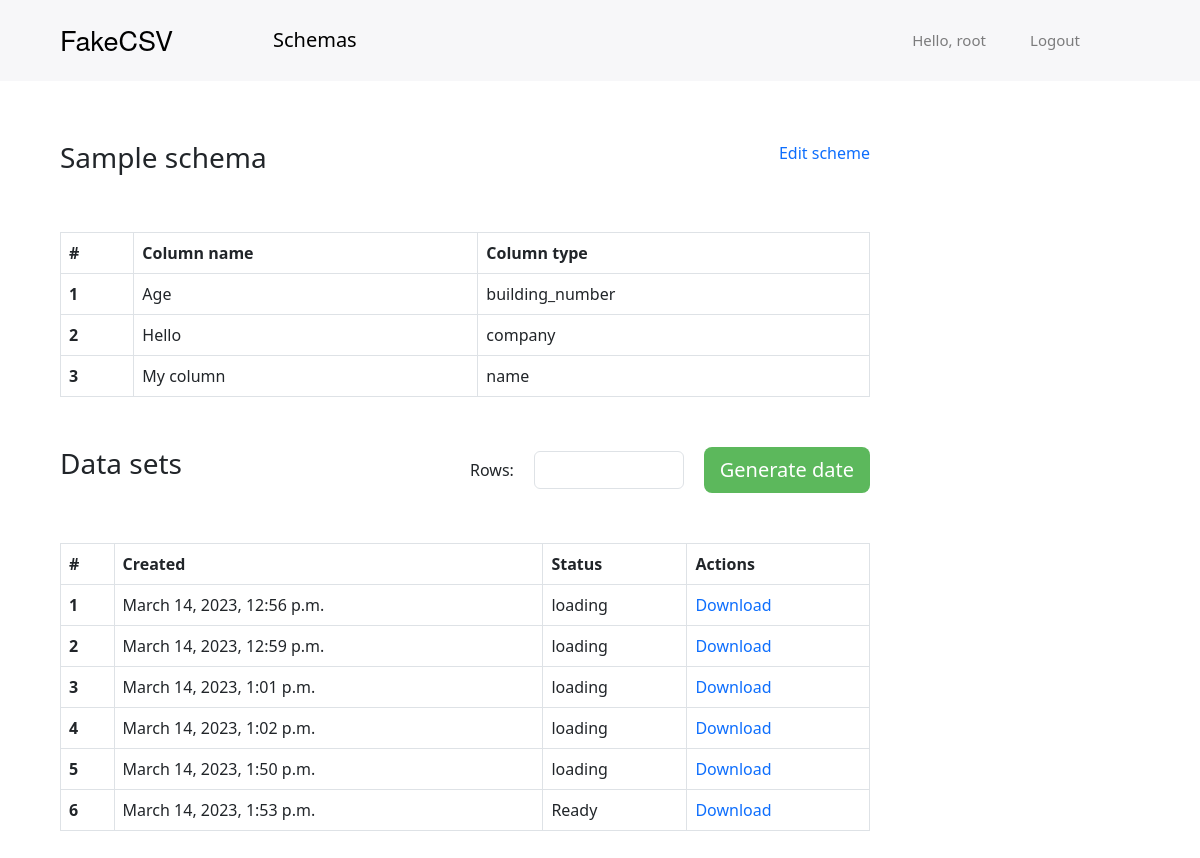
Page /data_sets/11/ (signed in) on the committed database.
### app/models.py (models this page shows, shortened)
class SchemaColumn(models.Model):
    column_name = models.CharField(max_length=50)
    type = models.CharField(max_length=20)
    order = models.IntegerField()
    min_number = models.IntegerField(blank=True, null=True)
    max_number = models.IntegerField(blank=True, null=True)
    table = models.ForeignKey(Schema, on_delete=models.CASCADE)

class DataSet(models.Model):
    status = models.CharField(max_length=50)
    table = models.ForeignKey(Schema, on_delete=models.CASCADE)
    created = models.DateTimeField(auto_now_add=True)
    file = models.FileField(upload_to='csv')

### app/views.py (the view)
# urls.py: path('data_sets/<int:schema_id>/', data_sets, name='data_sets'),
@login_required
def data_sets(request, schema_id):
    schema = get_object_or_404(Schema, id=schema_id)
    columns = SchemaColumn.objects.filter(table=schema_id).order_by('order')
    datasets = DataSet.objects.filter(table=schema_id)
    if request.method == 'POST':
        form = DataSetForm(request.POST)
        if form.is_valid():
            rows = form.cleaned_data['rows']
            separator = schema.column_separator
            character = schema.string_separator
            headers = columns.only('column_name')
            types = [str(col.type) for col in columns]
            new_dataset = DataSet.objects.create(
                status='loading',
                table=schema,
                file=generate_csv(schema.title, headers, rows, separator, character, types))
            new_dataset.status = "Ready"
            new_dataset.save()
    else:
        form = DataSetForm()
    return render(request, 'data_sets.html', {'columns': columns, 'title': 'Data sets', 'form': form,
                                              'datasets': datasets})

### app/forms.py
class DataSetForm(forms.Form):
    rows = forms.IntegerField(min_value=1, label='Rows', required=True)

### app/templates/data_sets.html (shortened to what this page needs)
{% extends 'base.html' %}
{% load static %}
{% block content %}
<div class="main sample_schema__text" style="display:flex;">
  <h2 class="data_schemas">Sample schema</h2>
  <a href="">Edit scheme</a></div>
<table class="table table-bordered ">
  <thead>
    <tr>
      <th scope="col">#</th>
      <th scope="col">Column name</th>
      <th scope="col">Column type</th>
    </tr>
  </thead>
  <tbody>
  {% for column in columns %}
    <tr>
      <th scope="row">{{ forloop.counter }}</th>
      <td>{{column.column_name}}</td>
      <td>{{column.type}}</td>
    </tr>
  {% endfor %}
  </tbody>
</table>
<div class="main" style="display: flex; margin: 50px 0;">
  <h2 class="data_schemas">Data sets</h2>
  <form class="right" style="display: flex; width: 400px;align-items: center;justify-content: space-between;" method="POST">
    <div class="label">Rows:</div>
    <div><input class="form-control" name="{{ form.rows.html_name }}" style="max-width: 150px;"/></div>
    <button class="btn btn-success btn-lg" type="submit">Generate date</button>
  </form>
</div>
<table class="table table-bordered ">
  <thead>
    <tr>
      <th scope="col">#</th>
      <th scope="col"> Created</th>
      <th scope="col">Status</th>
      <th scope="col">Actions</th>
    </tr>
  </thead>
  <tbody>
  {% for row in datasets %}
    <tr>
      <th scope="row">{{ forloop.counter }}</th>
      <td>{{row.created}}</td>
      <td>{{row.status}}</td>
      <td><a href="{% url 'dataset_download' row.id %}">Download</a></td>
    </tr>
  {% endfor %}
  </tbody>
</table>
{% endblock %}

### app/templates/base.html (shortened to what this page needs)
{% load static %}
<!DOCTYPE html>
<html lang="en">
<head>
    <link href="https://cdn.jsdelivr.net/npm/bootstrap@5.3.0-alpha1/dist/css/bootstrap.min.css" rel="stylesheet">
    <link rel="stylesheet" href="{% static 'css/styles.css' %}">
</head>
<body>
<header class="header">
  <nav class="navigation">
      <div style="display: flex; align-items: center;">
          <a href="/schemas" class="navigation-brand">FakeCSV</a>
          <a href="/schemas" class="navigation-schemas">Schemas</a>
      </div>
    <ul class="navigation-menu">
      <li><a href="/schemas/">Hello, {{request.user.username}}</a></li>
      <li><a href="/logout/">Logout</a></li>
    </ul>
  </nav>
</header>
<div class="content-text">
  {% block content %}
  {% endblock %}
</div>
</body>
</html>

### app/static/css/styles.css (style rules this page uses)
* { margin: 0; padding: 0; }
ul { margin: 0; padding: 0; }
a { text-decoration: none; }
.header { background-color: #F7F7F9; display: flex; align-items: flex-start; }
.navigation { display: flex; justify-content: space-between; align-items: center; padding: 20px 20px 20px 20px; width: 90%; position: relative; margin: 0px 0 0 40px; }
.navigation-menu li { display: inline-block; padding: 0 20px; }
.navigation-menu li a { font-size:calc(3px + 1vw); color: rgba(0, 0, 0, 0.5); }
.navigation-brand { font-family: "HelveticaNeue-Light", "Helvetica Neue Light", "Helvetica Neue", Helvetica, Arial, "Lucida Grande", sans-serif; font-weight: 500; font-style: normal; color: black; font-size:calc(3px + 2vw); }
.navigation-schemas { color:black; font-size:calc(8px + 1vw); margin-left: 100px; }
.main { width: 75%; display: flex; justify-content: space-between; }
.data_schemas { font-size: 28px; }
.btn-success { background:#5CB85C; border: #5CB85C; }
.table { margin-top: 50px; max-width: 75%; }
.content-text { margin: 60px; }

### rows in the picture
SchemaColumn: column_name "Age", type "building_number"
SchemaColumn: column_name "Hello", type "company"
SchemaColumn: column_name "My column", type "name"
DataSet: created "March 14, 2023, 12:56 p.m.", status "loading"
DataSet: created "March 14, 2023, 12:59 p.m.", status "loading"
DataSet: created "March 14, 2023, 1:01 p.m.", status "loading"
DataSet: created "March 14, 2023, 1:02 p.m.", status "loading"
DataSet: created "March 14, 2023, 1:50 p.m.", status "loading"
DataSet: created "March 14, 2023, 1:53 p.m.", status "Ready"

### other values in the picture
{{ request.user.username }} "root"
